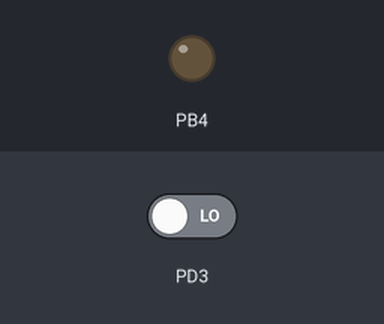
The program below on a simulated ATmega328P, built with avr-gcc and emulated at 16 MHz. On the bench: output pins drawn as LEDs (lit = HIGH). Inputs (shaded band) come from the test bench; at power-on: PD3 LOW.

Above: at 1.2 s.
1.3 s: PD3 driven HIGH
At 2.3 s:
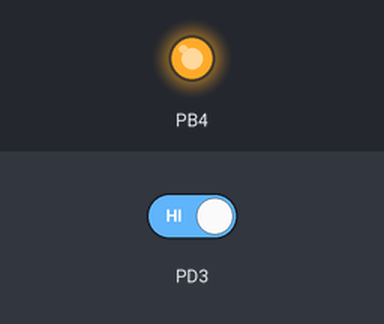
2.8 s: PD3 driven LOW
At 3.4 s:
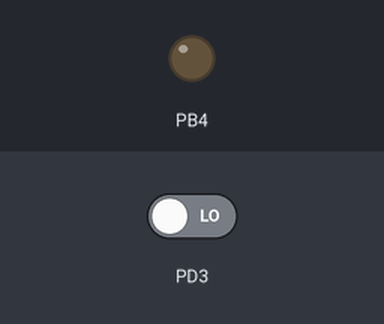
Timing chart, 0 to 5.8 s (numbered marks = the images above; inputs shaded):
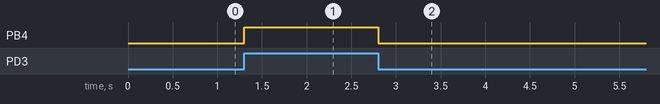

Measured:
- after the input at 1.3 s, PB4: LOW → HIGH at once
- after the input at 2.8 s, PB4: HIGH → LOW at once

The program:

main.c
```c
#define F_CPU 16000000UL
// Include the necessary libraries
#include <avr/io.h>
#include <util/delay.h>

// Define the motion sensor pin
#define MOTION_SENSOR_PIN 3

// Define the LED pin
#define LED_PIN 13

// Initialize the ports and pins
void init()
{
    // Set the LED pin as an output
    DDRB |= (1 << DDB4);

    // Set the motion sensor pin as an input
    DDRD &= ~(1 << DDD3);
}

// Function to check if motion is detected
int isMotionDetected()
{
    if (PIND & (1 << PD3))
    {
        return 1; // Motion detected
    }
    else
    {
        return 0; // No motion detected
    }
}

int main(void)
{
    // Initialize the ports and pins
    init();

    // Infinite loop
    while (1)
    {
        // Check if motion is detected
        if (isMotionDetected())
        {
            // Turn on the LED
            PORTB |= (1 << PB4);
            _delay_ms(500); // Delay for 500 milliseconds
        }
        else
        {
            // Turn off the LED
            PORTB &= ~(1 << PB4);
        }
    }

    return 0;
}
```
